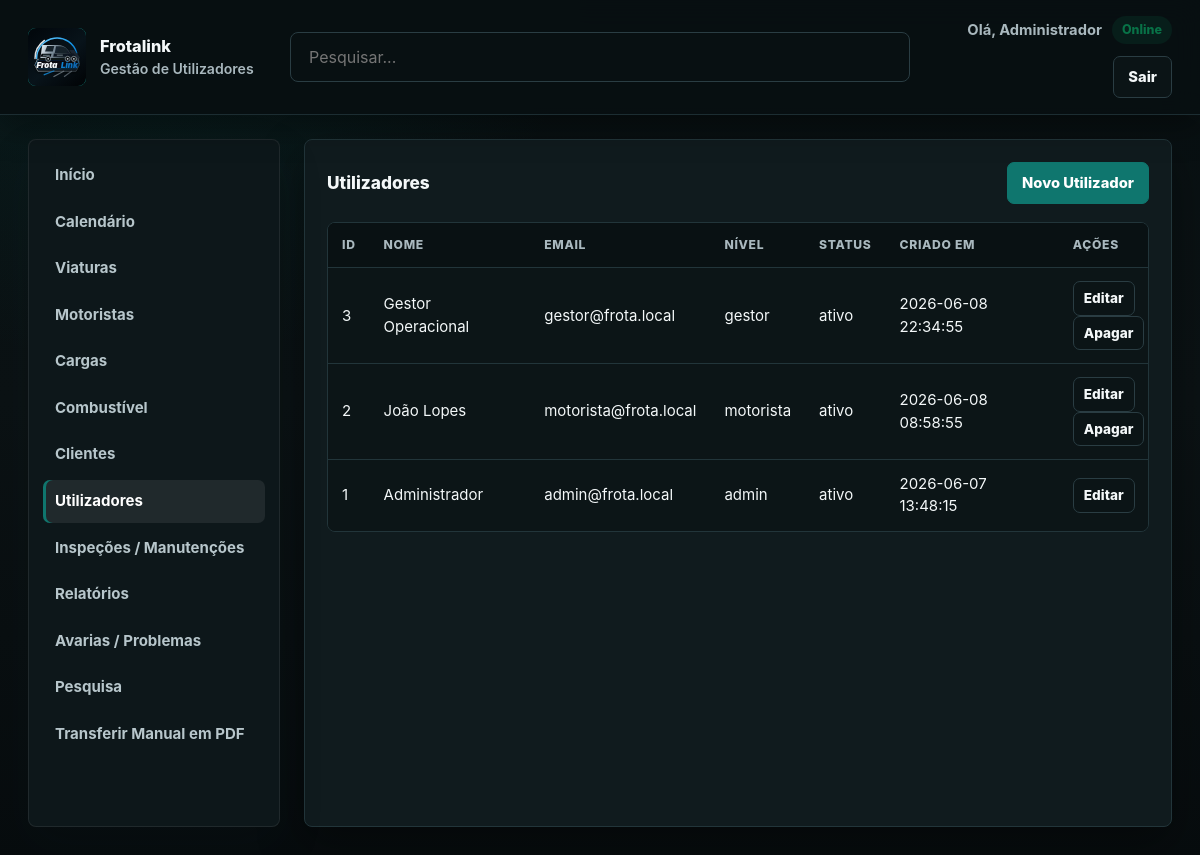
The page /frotas/users_listar.php (signed in) on the database its author committed.
### tables this page shows
CREATE TABLE `utilizadores` (
  `id` int(11) NOT NULL,
  `nome` varchar(255) NOT NULL,
  `email` varchar(255) NOT NULL,
  `password_hash` varchar(255) NOT NULL,
  `nivel_acesso` enum('admin','gestor','motorista') NOT NULL DEFAULT 'motorista',
  `status` enum('ativo','inativo') NOT NULL DEFAULT 'ativo',
  `created_at` timestamp NOT NULL DEFAULT current_timestamp()
);

### frotas/users_listar.php (the view, shortened to what this page needs)
<?php
$conn = getDbConnection();
$result = $conn->query('SELECT id, nome, email, nivel_acesso, status, created_at FROM utilizadores ORDER BY created_at DESC');
?>
<!DOCTYPE html>
<html lang="pt-PT">
<head>
    <link rel="stylesheet" href="layout.css">
</head>
<body class="dashboard-page">
    <header class="topbar">
        <div class="brand">
            <button type="button" class="brand-logo" onclick="window.location.href='index.php'" aria-label="Página principal"><img src="assets/logo.svg" alt="Frotalink"></button>
            <div>
                <p class="brand-title">Frotalink</p>
                <span class="brand-subtitle">Gestão de Utilizadores</span>
            </div>
        </div>
        <form class="topbar-search" method="get" action="pesquisa.php"><input type="search" name="q" placeholder="Pesquisar..." aria-label="Pesquisar"></form>
        <div class="topbar-actions">
            <div class="topbar-stats">
                <span>Olá, <?php echo htmlspecialchars($_SESSION['user']); ?></span>
                <span class="status-pill status-active">Online</span>
            </div>
            <a class="button secondary" href="logout.php">Sair</a>
        </div>
    </header>
    <div class="page-layout">
        <?php include 'sidebar.php'; ?>
        <main class="dashboard-content">
            <section class="widget">
                <div class="widget-header">
                    <h2>Utilizadores</h2>
                    <a class="button" href="users_criar.php">Novo Utilizador</a>
                </div>
                <?php if ($result && $result->num_rows > 0): ?>
                    <div class="table-responsive">
                        <table>
                            <thead>
                                <tr>
                                    <th>ID</th>
                                    <th>Nome</th>
                                    <th>Email</th>
                                    <th>Nível</th>
                                    <th>Status</th>
                                    <th>Criado em</th>
                                    <th>Ações</th>
                                </tr>
                            </thead>
                            <tbody>
                                <?php while ($row = $result->fetch_assoc()): ?>
                                    <tr>
                                        <td><?php echo htmlspecialchars($row['id']); ?></td>
                                        <td><?php echo htmlspecialchars($row['nome']); ?></td>
                                        <td><?php echo htmlspecialchars($row['email']); ?></td>
                                        <td><?php echo htmlspecialchars($row['nivel_acesso']); ?></td>
                                        <td><?php echo htmlspecialchars($row['status']); ?></td>
                                        <td><?php echo htmlspecialchars($row['created_at']); ?></td>
                                        <td>
                                            <a class="action-link" href="users_editar.php?id=<?php echo urlencode($row['id']); ?>">Editar</a>
                                            <?php if ($row['nivel_acesso'] !== 'admin'): ?>
                                                <a class="action-link danger" href="users_apagar.php?id=<?php echo urlencode($row['id']); ?>">Apagar</a>
                                            <?php endif; ?>
                                        </td>
                                    </tr>
                                <?php endwhile; ?>
                            </tbody>
                        </table>
                    </div>
                <?php else: ?>
                    <p>Nenhum utilizador encontrado.</p>
                <?php endif; ?>
            </section>
        </main>
    </div>
</body>
</html>

### rows shown on the page
utilizadores: id "3", nome "Gestor Operacional", email "gestor@frota.local", nivel_acesso "gestor", status "ativo", created_at "2026-06-08 22:34:55"
utilizadores: id "2", nome "João Lopes", email "motorista@frota.local", nivel_acesso "motorista", status "ativo", created_at "2026-06-08 08:58:55"
utilizadores: id "1", nome "Administrador", email "admin@frota.local", nivel_acesso "admin", status "ativo", created_at "2026-06-07 13:48:15"

### other values the page prints
$_SESSION['user'] "Administrador"
